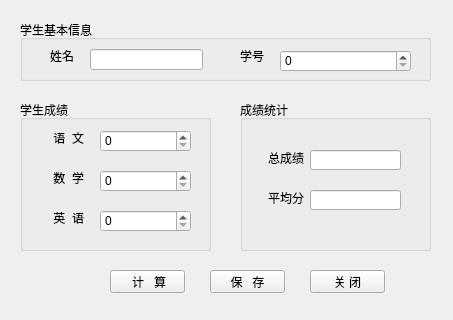
<?xml version="1.0" encoding="UTF-8"?>
<ui version="4.0">
 <class>Form</class>
 <widget class="QWidget" name="Form">
  <property name="geometry">
   <rect>
    <x>0</x>
    <y>0</y>
    <width>453</width>
    <height>320</height>
   </rect>
  </property>
  <property name="windowTitle">
   <string>Form</string>
  </property>
  <widget class="QGroupBox" name="groupBox">
   <property name="geometry">
    <rect>
     <x>20</x>
     <y>100</y>
     <width>191</width>
     <height>151</height>
    </rect>
   </property>
   <property name="title">
    <string>学生成绩</string>
   </property>
   <widget class="QLabel" name="label">
    <property name="geometry">
     <rect>
      <x>10</x>
      <y>30</y>
      <width>54</width>
      <height>16</height>
     </rect>
    </property>
    <property name="text">
     <string>语  文</string>
    </property>
    <property name="alignment">
     <set>Qt::AlignRight|Qt::AlignTrailing|Qt::AlignVCenter</set>
    </property>
   </widget>
   <widget class="QLabel" name="label_2">
    <property name="geometry">
     <rect>
      <x>10</x>
      <y>70</y>
      <width>54</width>
      <height>16</height>
     </rect>
    </property>
    <property name="text">
     <string>数  学</string>
    </property>
    <property name="alignment">
     <set>Qt::AlignRight|Qt::AlignTrailing|Qt::AlignVCenter</set>
    </property>
   </widget>
   <widget class="QLabel" name="label_3">
    <property name="geometry">
     <rect>
      <x>10</x>
      <y>110</y>
      <width>54</width>
      <height>16</height>
     </rect>
    </property>
    <property name="text">
     <string>英  语</string>
    </property>
    <property name="alignment">
     <set>Qt::AlignRight|Qt::AlignTrailing|Qt::AlignVCenter</set>
    </property>
   </widget>
   <widget class="QSpinBox" name="chinese">
    <property name="geometry">
     <rect>
      <x>80</x>
      <y>30</y>
      <width>91</width>
      <height>22</height>
     </rect>
    </property>
   </widget>
   <widget class="QSpinBox" name="math">
    <property name="geometry">
     <rect>
      <x>80</x>
      <y>70</y>
      <width>91</width>
      <height>22</height>
     </rect>
    </property>
   </widget>
   <widget class="QSpinBox" name="english">
    <property name="geometry">
     <rect>
      <x>80</x>
      <y>110</y>
      <width>91</width>
      <height>22</height>
     </rect>
    </property>
   </widget>
  </widget>
  <widget class="QGroupBox" name="groupBox_2">
   <property name="geometry">
    <rect>
     <x>240</x>
     <y>100</y>
     <width>191</width>
     <height>151</height>
    </rect>
   </property>
   <property name="title">
    <string>成绩统计</string>
   </property>
   <widget class="QLabel" name="label_4">
    <property name="geometry">
     <rect>
      <x>10</x>
      <y>50</y>
      <width>54</width>
      <height>16</height>
     </rect>
    </property>
    <property name="text">
     <string>总成绩</string>
    </property>
    <property name="alignment">
     <set>Qt::AlignRight|Qt::AlignTrailing|Qt::AlignVCenter</set>
    </property>
   </widget>
   <widget class="QLabel" name="label_5">
    <property name="geometry">
     <rect>
      <x>10</x>
      <y>90</y>
      <width>54</width>
      <height>16</height>
     </rect>
    </property>
    <property name="text">
     <string>平均分</string>
    </property>
    <property name="alignment">
     <set>Qt::AlignRight|Qt::AlignTrailing|Qt::AlignVCenter</set>
    </property>
   </widget>
   <widget class="QLineEdit" name="total">
    <property name="geometry">
     <rect>
      <x>70</x>
      <y>50</y>
      <width>91</width>
      <height>20</height>
     </rect>
    </property>
    <property name="readOnly">
     <bool>true</bool>
    </property>
   </widget>
   <widget class="QLineEdit" name="average">
    <property name="geometry">
     <rect>
      <x>70</x>
      <y>90</y>
      <width>91</width>
      <height>20</height>
     </rect>
    </property>
    <property name="readOnly">
     <bool>true</bool>
    </property>
   </widget>
  </widget>
  <widget class="QPushButton" name="btnCalculate">
   <property name="geometry">
    <rect>
     <x>110</x>
     <y>270</y>
     <width>75</width>
     <height>23</height>
    </rect>
   </property>
   <property name="text">
    <string> 计   算</string>
   </property>
  </widget>
  <widget class="QPushButton" name="btnSave">
   <property name="geometry">
    <rect>
     <x>210</x>
     <y>270</y>
     <width>75</width>
     <height>23</height>
    </rect>
   </property>
   <property name="text">
    <string>保   存</string>
   </property>
  </widget>
  <widget class="QPushButton" name="btnClose">
   <property name="geometry">
    <rect>
     <x>310</x>
     <y>270</y>
     <width>75</width>
     <height>23</height>
    </rect>
   </property>
   <property name="text">
    <string>关 闭</string>
   </property>
  </widget>
  <widget class="QGroupBox" name="groupBox_3">
   <property name="geometry">
    <rect>
     <x>20</x>
     <y>20</y>
     <width>411</width>
     <height>61</height>
    </rect>
   </property>
   <property name="title">
    <string>学生基本信息</string>
   </property>
   <widget class="QLabel" name="label_6">
    <property name="geometry">
     <rect>
      <x>30</x>
      <y>30</y>
      <width>54</width>
      <height>12</height>
     </rect>
    </property>
    <property name="text">
     <string>姓名</string>
    </property>
   </widget>
   <widget class="QLabel" name="label_7">
    <property name="geometry">
     <rect>
      <x>220</x>
      <y>30</y>
      <width>54</width>
      <height>12</height>
     </rect>
    </property>
    <property name="text">
     <string>学号</string>
    </property>
   </widget>
   <widget class="QLineEdit" name="name">
    <property name="geometry">
     <rect>
      <x>70</x>
      <y>29</y>
      <width>113</width>
      <height>21</height>
     </rect>
    </property>
   </widget>
   <widget class="QSpinBox" name="number">
    <property name="geometry">
     <rect>
      <x>260</x>
      <y>30</y>
      <width>131</width>
      <height>22</height>
     </rect>
    </property>
    <property name="maximum">
     <number>10000</number>
    </property>
   </widget>
  </widget>
 </widget>
 <resources/>
 <connections>
  <connection>
   <sender>btnClose</sender>
   <signal>clicked()</signal>
   <receiver>Form</receiver>
   <slot>close()</slot>
   <hints>
    <hint type="sourcelabel">
     <x>347</x>
     <y>251</y>
    </hint>
    <hint type="destinationlabel">
     <x>226</x>
     <y>145</y>
    </hint>
   </hints>
  </connection>
 </connections>
</ui>
